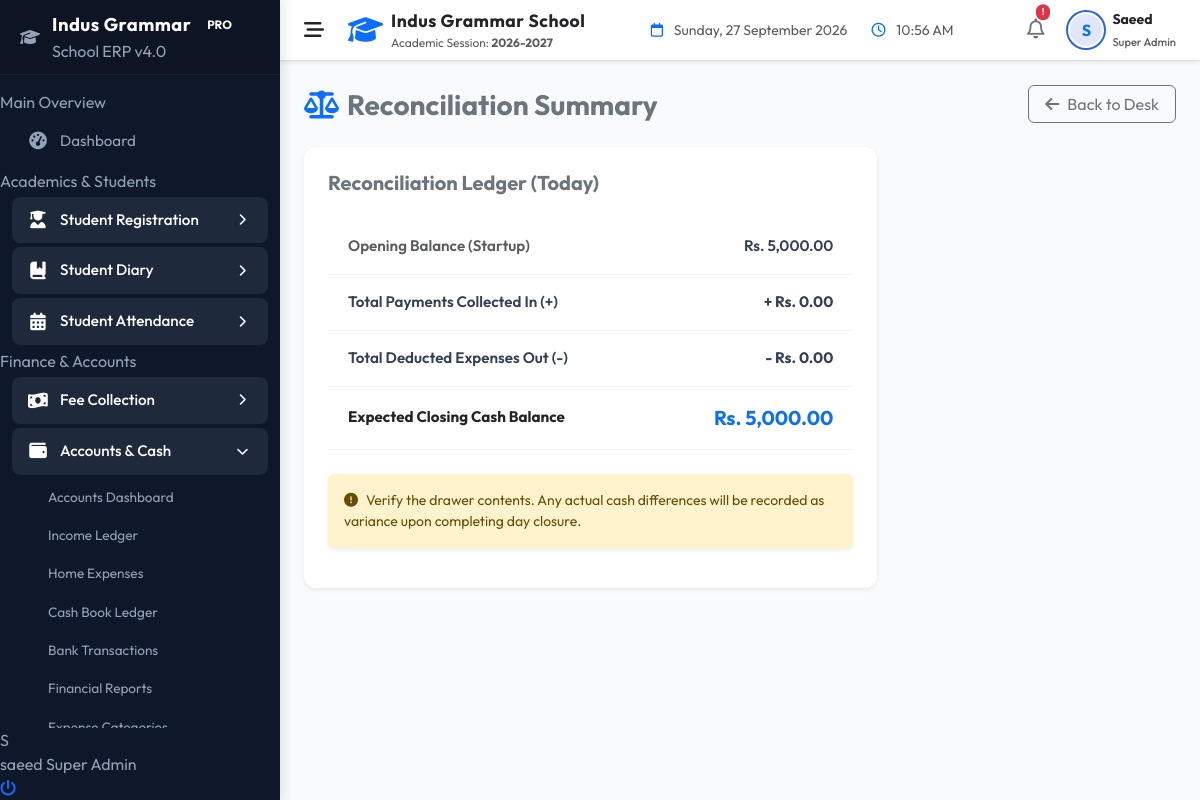
Before: /indus-grammar-school-erp/modules/cash/reconciliation.php (signed in) with the older database file.
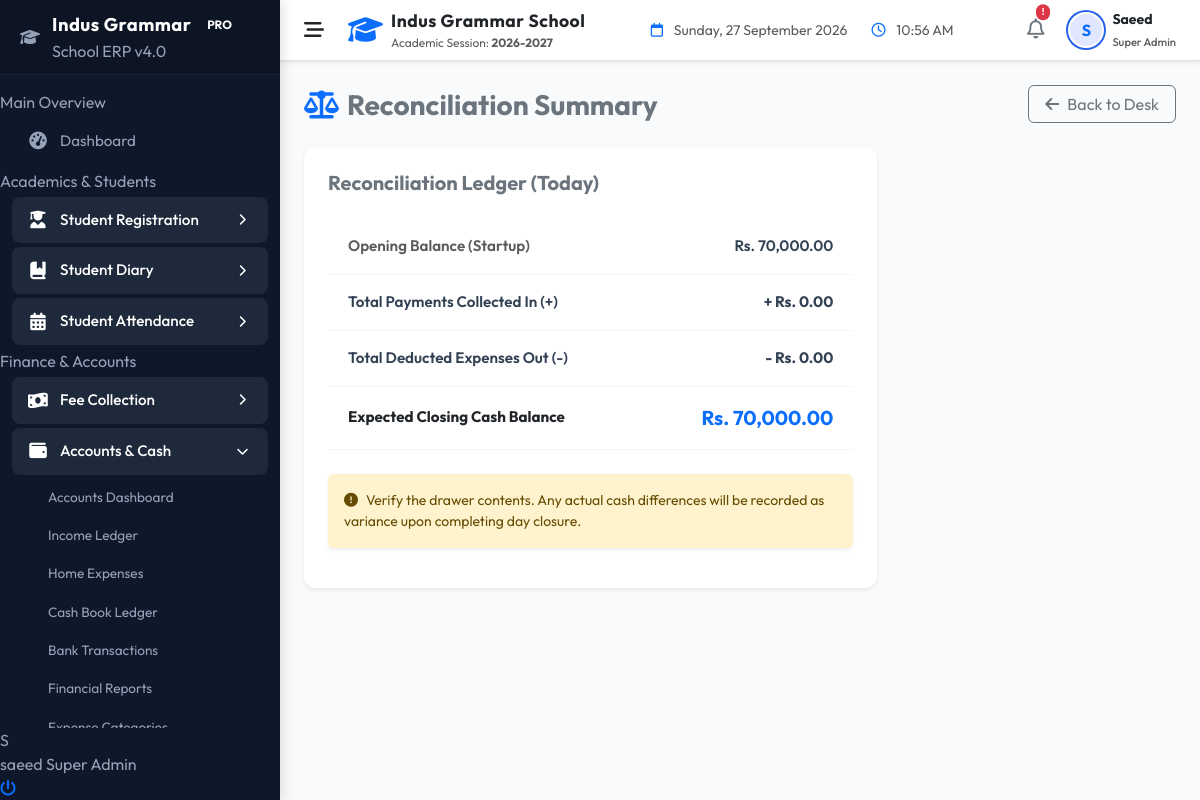
After: the same page with the newer database file.
### tables this page shows
CREATE TABLE `cash_register` (
  `id` int NOT NULL AUTO_INCREMENT,
  `date` date NOT NULL,
  `opening_balance` decimal(10,2) NOT NULL DEFAULT '0.00',
  `total_collections` decimal(10,2) NOT NULL DEFAULT '0.00',
  `total_expenses` decimal(10,2) NOT NULL DEFAULT '0.00',
  `closing_balance` decimal(10,2) DEFAULT NULL,
  `closed_by` int DEFAULT NULL,
  `status` enum('Open','Closed') DEFAULT 'Open',
  `notes` text,
  `created_at` timestamp NULL DEFAULT CURRENT_TIMESTAMP,
  `updated_at` timestamp NULL DEFAULT CURRENT_TIMESTAMP ON UPDATE CURRENT_TIMESTAMP,
  PRIMARY KEY (`id`),
  UNIQUE KEY `date` (`date`),
  KEY `closed_by` (`closed_by`),
  CONSTRAINT `cash_register_ibfk_1` FOREIGN KEY (`closed_by`) REFERENCES `users` (`id`) ON DELETE SET NULL
);

### indus-grammar-school-erp/models/Cash.php (called while the page is built, shortened)
<?php
class Cash {
    public static function getOpenRegister(): array|bool {
        try {
            $db   = Database::getConnection();
            $stmt = $db->query("SELECT * FROM cash_register WHERE status = 'Open' ORDER BY date DESC LIMIT 1");
            return $stmt->fetch();
        } catch (PDOException $e) {
            error_log("Cash::getOpenRegister error: " . $e->getMessage());
            return false;
        }
    }
}

### indus-grammar-school-erp/modules/cash/reconciliation.php (the view, shortened to what this page needs)
<?php
include_once __DIR__ . '/../../includes/header.php';
$register = class_exists('Cash') ? Cash::getOpenRegister() : false;
$openingBal = $register ? ($register['opening_balance'] ?? 0) : 0;
$totColl = $register ? ($register['total_collections'] ?? 0) : 0;
$totExp = $register ? ($register['total_expenses'] ?? 0) : 0;
$expectedClosing = $openingBal + $totColl - $totExp;
?>
<div class="row mb-4 align-items-center">
    <div class="col-sm-6">
        <h3 class="fw-bold text-secondary mb-0"><i class="fa-solid fa-scale-balanced me-2 text-primary"></i>Reconciliation Summary</h3>
    </div>
    <div class="col-sm-6 text-sm-end mt-3 mt-sm-0">
        <a href="dashboard.php" class="btn btn-outline-secondary px-3"><i class="fa-solid fa-arrow-left me-2"></i>Back to Desk</a>
    </div>
</div>
<div class="row g-4">
    <div class="col-lg-8">
        <div class="card border-0 shadow-sm" style="border-radius:12px;">
            <div class="card-body p-4">
                <h5 class="fw-bold text-secondary mb-4">Reconciliation Ledger (Today)</h5>
                <table class="table table-borderless custom-table">
                    <tbody>
                        <tr class="border-bottom">
                            <td class="text-muted fw-semibold">Opening Balance (Startup)</td>
                            <td class="text-end fw-semibold">Rs. <?php echo number_format($register['opening_balance'], 2); ?></td>
                        </tr>
                        <tr class="border-bottom text-success">
                            <td class="fw-semibold">Total Payments Collected In (+)</td>
                            <td class="text-end fw-bold">+ Rs. <?php echo number_format($register['total_collections'], 2); ?></td>
                        </tr>
                        <tr class="border-bottom text-danger">
                            <td class="fw-semibold">Total Deducted Expenses Out (-)</td>
                            <td class="text-end fw-bold">- Rs. <?php echo number_format($register['total_expenses'], 2); ?></td>
                        </tr>
                        <tr class="bg-light">
                            <td class="fw-bold text-dark pt-3 pb-3">Expected Closing Cash Balance</td>
                            <td class="text-end fw-bold text-primary pt-3 pb-3 fs-5">Rs. <?php echo number_format($expectedClosing, 2); ?></td>
                        </tr>
                    </tbody>
                </table>
                <div class="mt-4 alert alert-warning border-0 shadow-sm small">
                    <i class="fa-solid fa-circle-exclamation me-2"></i>Verify the drawer contents. Any actual cash differences will be recorded as variance upon completing day closure.
                </div>
            </div>
        </div>
    </div>
</div>
<?php include_once __DIR__ . '/../../includes/footer.php'; ?>

Changed rows visible on the page:
no longer on this page (row unchanged): cash_register: opening_balance "5,000.00", total_collections "0.00", total_expenses "0.00", expectedClosing "5,000.00"
added cash_register: opening_balance "70,000.00", total_collections "0.00", total_expenses "0.00", expectedClosing "70,000.00"
